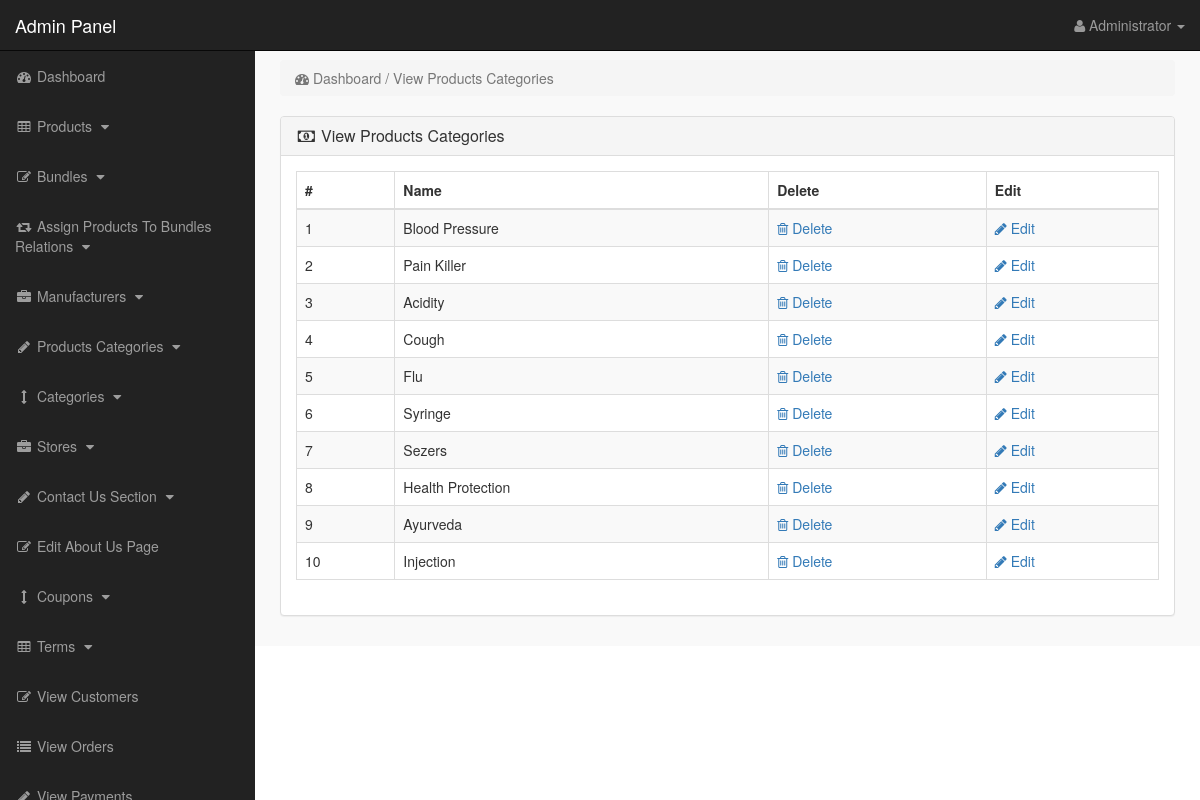
Screenshot of /admin_area/index.php?view_p_cats (signed in) with the database file from the repository.
### tables this page shows
CREATE TABLE `product_categories` (
  `p_cat_id` int(10) NOT NULL,
  `p_cat_title` text NOT NULL,
  `p_cat_top` text NOT NULL,
  `p_cat_image` text NOT NULL
);

### admin_area/view_p_cats.php (the view)
<?php
if(!isset($_SESSION['admin_email'])){
echo "<script>window.open('login.php','_self')</script>";
}
else {
?>
<div class="row">
<div class="col-lg-12">
<ol class="breadcrumb">
<li class="active">
<i class="fa fa-dashboard"></i> Dashboard / View Products Categories
</li>
</ol>
</div>
</div>
<div class="row">
<div class="col-lg-12">
<div class="panel panel-default">
<div class="panel-heading">
<h3 class="panel-title">
<i class="fa fa-money fa-fw"> </i> View Products Categories
</h3>
</div>
<div class="panel-body">
<div class="table-responsive">
<table class="table table-bordered table-hover table-striped">
<thead>
<tr>
<th>#</th>
<th>Name</th>
<th>Delete</th>
<th>Edit</th>
</tr>
</thead>
<tbody>
<?php
$i=0;
$get_p_cats = "select * from product_categories";
$run_p_cats = mysqli_query($con,$get_p_cats);
while($row_p_cats = mysqli_fetch_array($run_p_cats)){
$p_cat_id = $row_p_cats['p_cat_id'];
$p_cat_title = $row_p_cats['p_cat_title'];
$i++;
?>
<tr>
<td> <?php echo $i; ?> </td>
<td> <?php echo $p_cat_title; ?> </td>
<td>
<a href="index.php?delete_p_cat=<?php echo $p_cat_id; ?>">
<i class="fa fa-trash-o"></i> Delete
</a>
</td>
<td>
<a href="index.php?edit_p_cat=<?php echo $p_cat_id; ?>">
<i class="fa fa-pencil"></i> Edit
</a>
</td>
</tr>
<?php } ?>
</tbody>
</table>
</div>
</div>
</div>
</div>
</div>
<?php } ?>

### admin_area/includes/sidebar.php (shortened to what this page needs)
<?php
if(!isset($_SESSION['admin_email'])){
echo "<script>window.open('login.php','_self')</script>";
}
else {
?>
<nav class="navbar navbar-inverse navbar-fixed-top" >
<div class="navbar-header" >
<a class="navbar-brand" href="index.php?dashboard" >Admin Panel</a>
</div>
<ul class="nav navbar-right top-nav" >
<li class="dropdown" >
<a href="#" class="dropdown-toggle" data-toggle="dropdown" >
<i class="fa fa-user" ></i>
<?php echo $admin_name; ?> <b class="caret" ></b>
</a>
</li>
</ul>
<div class="collapse navbar-collapse navbar-ex1-collapse">
<ul class="nav navbar-nav side-nav">
<li>
<a href="index.php?dashboard">
<i class="fa fa-fw fa-dashboard"></i> Dashboard
</a>
</li>
<li>
<a href="#" data-toggle="collapse" data-target="#products">
<i class="fa fa-fw fa-table"></i> Products
<i class="fa fa-fw fa-caret-down"></i>
</a>
</li>
<li>
<a href="#" data-toggle="collapse" data-target="#bundles">
<i class="fa fa-fw fa-edit"></i> Bundles
<i class="fa fa-fw fa-caret-down"></i>
</a>
</li>
<li>
<a href="#" data-toggle="collapse" data-target="#relations">
<i class="fa fa-fw fa-retweet"></i> Assign Products To Bundles Relations
<i class="fa fa-fw fa-caret-down"></i>
</a>
</li>
<li>
<a href="#" data-toggle="collapse" data-target="#manufacturers">
<i class="fa fa-fw fa-briefcase"></i> Manufacturers
<i class="fa fa-fw fa-caret-down"></i>
</a>
</li>
<li>
<a href="#" data-toggle="collapse" data-target="#p_cat">
<i class="fa fa-fw fa-pencil"></i> Products Categories
<i class="fa fa-fw fa-caret-down"></i>
</a>
</li>
<li>
<a href="#" data-toggle="collapse" data-target="#cat">
<i class="fa fa-fw fa-arrows-v"></i> Categories
<i class="fa fa-fw fa-caret-down"></i>
</a>
</li>
<li>
<a href="#" data-toggle="collapse" data-target="#store">
<i class="fa fa-fw fa-briefcase"></i> Stores
<i class="fa fa-fw fa-caret-down"></i>
</a>
</li>
<li>
<a href="#" data-toggle="collapse" data-target="#contact_us">
<i class="fa fa-fw fa-pencil"> </i> Contact Us Section
<i class="fa fa-fw fa-caret-down"></i>
</a>
</li>
<li>
<a href="index.php?edit_about_us">
<i class="fa fa-fw fa-edit"></i> Edit About Us Page
</a>
</li>
<li>
<a href="#" data-toggle="collapse" data-target="#coupons">
<i class="fa fa-fw fa-arrows-v"></i> Coupons
<i class="fa fa-fw fa-caret-down"></i>
</a>
</li>
<li>
<a href="#" data-toggle="collapse" data-target="#terms" >
<i class="fa fa-fw fa-table"></i> Terms
<i class="fa fa-fw fa-caret-down"></i>
</a>
</li>
<li>
<a href="index.php?view_customers">
<i class="fa fa-fw fa-edit"></i> View Customers
</a>
</li>
<li>
<a href="index.php?view_orders">
<i class="fa fa-fw fa-list"></i> View Orders
</a>
</li>
<li>
<a href="index.php?view_payments">
<i class="fa fa-fw fa-pencil"></i> View Payments
</a>
</li>
</ul>
</div>
</nav>
<?php } ?>

### admin_area/css/style.css (style rules this page uses)
body { margin-top:100px; }
@media (min-width: 768px) { body { margin-top:50px; } }
.top-nav { padding:0 15px; }
.top-nav>li { display:inline-block; float:left; }
.top-nav>li>a { padding-top:15px; padding-bottom:15px; line-height:20px; color:#999; }
@media (min-width: 768px) { .side-nav { position:fixed; top:51px; width:255px; border-radius:0; overflow-y:auto; background-color: #222; bottom:0; overflow-x:hidden; padding-bottom:40px; } }
@media (min-width: 768px) { .side-nav>li>a { width:255px; } }
.panel-body { border-radius:5px; }

### rows the page displays
product_categories: p_cat_title "Blood Pressure"
product_categories: p_cat_title "Pain Killer"
product_categories: p_cat_title "Acidity"
product_categories: p_cat_title "Cough"
product_categories: p_cat_title "Flu"
product_categories: p_cat_title "Syringe"
product_categories: p_cat_title "Sezers"
product_categories: p_cat_title "Health Protection"
product_categories: p_cat_title "Ayurveda"
product_categories: p_cat_title "Injection"

### other values shown
$admin_name "Administrator"
